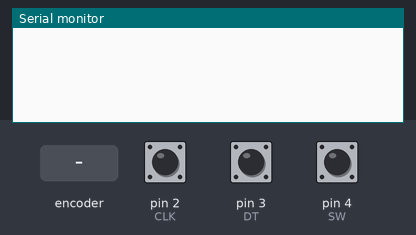
Simulated run of this sketch. Board: Arduino Uno, built with avr-gcc and run on an emulated ATmega328P. Shown: the last lines printed to the serial monitor. The test bench sets the inputs (shaded band); at power-on: pin 4 (SW) HIGH, pin 2 (CLK) HIGH, pin 3 (DT) HIGH.

Above: at 1.2 s.
1.3 s: rotary encoder on pin 2 (CLK) / pin 3 (DT) turned 1 step (first pin leading)
At 2.5 s:
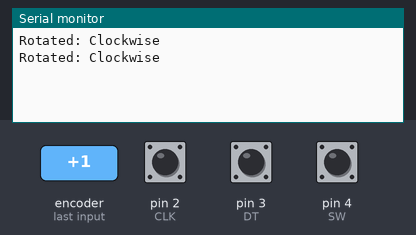
3.0 s: pin 4 (SW) pulled LOW for 0.15 s
At 4.2 s:
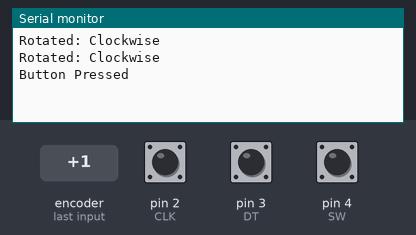
4.6 s: rotary encoder on pin 2 (CLK) / pin 3 (DT) turned 2 steps (second pin leading)
At 6.1 s:
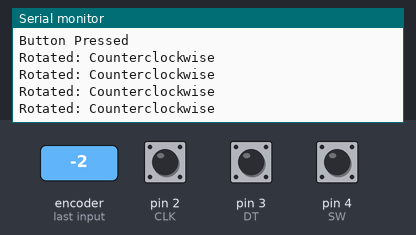

The sketch:

CODE.ino
```cpp
#define CLK 2  // Rotary Encoder Clock pin
#define DT 3   // Rotary Encoder Data pin
#define SW 4   // Rotary Encoder Switch pin

int lastStateCLK;
int currentStateCLK;

void setup() {
    pinMode(CLK, INPUT);
    pinMode(DT, INPUT);
    pinMode(SW, INPUT_PULLUP);  // Internal pull-up resistor enabled for button

    Serial.begin(9600);
    lastStateCLK = digitalRead(CLK); // Read initial state of CLK
}

void loop() {
    currentStateCLK = digitalRead(CLK);

    // If the state of CLK has changed, determine rotation direction
    if (currentStateCLK != lastStateCLK) {
        if (digitalRead(DT) != currentStateCLK) {
            Serial.println("Rotated: Clockwise");
        } else {
            Serial.println("Rotated: Counterclockwise");
        }
    }
    lastStateCLK = currentStateCLK;

    // Check if the button is pressed
    if (digitalRead(SW) == LOW) {
        Serial.println("Button Pressed");
        delay(200); // Debounce delay
    }
}
```

Measured:
- after the input at 1.3 s, the serial monitor: prints a new line at once (image 1)
- after the input at 3.0 s, the serial monitor: prints a new line at once (image 2)
- after the input at 4.6 s, the serial monitor: prints a new line at once (image 3)
